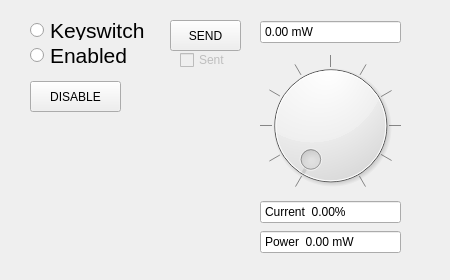
<?xml version="1.0" encoding="UTF-8"?>
<ui version="4.0">
 <class>Form</class>
 <widget class="QWidget" name="Form">
  <property name="geometry">
   <rect>
    <x>0</x>
    <y>0</y>
    <width>450</width>
    <height>280</height>
   </rect>
  </property>
  <property name="minimumSize">
   <size>
    <width>450</width>
    <height>280</height>
   </size>
  </property>
  <property name="maximumSize">
   <size>
    <width>450</width>
    <height>280</height>
   </size>
  </property>
  <property name="font">
   <font>
    <weight>50</weight>
    <bold>false</bold>
   </font>
  </property>
  <property name="windowTitle">
   <string>Form</string>
  </property>
  <widget class="QRadioButton" name="EnableSwitch">
   <property name="geometry">
    <rect>
     <x>30</x>
     <y>40</y>
     <width>121</width>
     <height>31</height>
    </rect>
   </property>
   <property name="minimumSize">
    <size>
     <width>0</width>
     <height>31</height>
    </size>
   </property>
   <property name="font">
    <font>
     <pointsize>16</pointsize>
    </font>
   </property>
   <property name="text">
    <string>Enabled</string>
   </property>
   <property name="iconSize">
    <size>
     <width>16</width>
     <height>16</height>
    </size>
   </property>
   <property name="checkable">
    <bool>false</bool>
   </property>
   <property name="checked">
    <bool>false</bool>
   </property>
   <property name="autoExclusive">
    <bool>false</bool>
   </property>
  </widget>
  <widget class="QRadioButton" name="Keyswitch">
   <property name="enabled">
    <bool>true</bool>
   </property>
   <property name="geometry">
    <rect>
     <x>30</x>
     <y>20</y>
     <width>121</width>
     <height>20</height>
    </rect>
   </property>
   <property name="font">
    <font>
     <pointsize>16</pointsize>
    </font>
   </property>
   <property name="mouseTracking">
    <bool>true</bool>
   </property>
   <property name="text">
    <string>Keyswitch</string>
   </property>
   <property name="checkable">
    <bool>false</bool>
   </property>
   <property name="autoRepeat">
    <bool>false</bool>
   </property>
   <property name="autoExclusive">
    <bool>false</bool>
   </property>
  </widget>
  <widget class="QDoubleSpinBox" name="CurrentBox">
   <property name="geometry">
    <rect>
     <x>260</x>
     <y>200</y>
     <width>141</width>
     <height>24</height>
    </rect>
   </property>
   <property name="readOnly">
    <bool>true</bool>
   </property>
   <property name="buttonSymbols">
    <enum>QAbstractSpinBox::NoButtons</enum>
   </property>
   <property name="prefix">
    <string>Current  </string>
   </property>
   <property name="suffix">
    <string>%</string>
   </property>
   <property name="maximum">
    <double>100.000000000000000</double>
   </property>
  </widget>
  <widget class="QDoubleSpinBox" name="Power">
   <property name="geometry">
    <rect>
     <x>260</x>
     <y>20</y>
     <width>141</width>
     <height>24</height>
    </rect>
   </property>
   <property name="palette">
    <palette>
     <active>
      <colorrole role="Highlight">
       <brush brushstyle="SolidPattern">
        <color alpha="255">
         <red>255</red>
         <green>255</green>
         <blue>255</blue>
        </color>
       </brush>
      </colorrole>
      <colorrole role="HighlightedText">
       <brush brushstyle="SolidPattern">
        <color alpha="255">
         <red>0</red>
         <green>0</green>
         <blue>0</blue>
        </color>
       </brush>
      </colorrole>
     </active>
     <inactive>
      <colorrole role="Highlight">
       <brush brushstyle="SolidPattern">
        <color alpha="255">
         <red>255</red>
         <green>255</green>
         <blue>255</blue>
        </color>
       </brush>
      </colorrole>
      <colorrole role="HighlightedText">
       <brush brushstyle="SolidPattern">
        <color alpha="255">
         <red>0</red>
         <green>0</green>
         <blue>0</blue>
        </color>
       </brush>
      </colorrole>
     </inactive>
     <disabled>
      <colorrole role="Highlight">
       <brush brushstyle="SolidPattern">
        <color alpha="255">
         <red>145</red>
         <green>145</green>
         <blue>145</blue>
        </color>
       </brush>
      </colorrole>
      <colorrole role="HighlightedText">
       <brush brushstyle="SolidPattern">
        <color alpha="255">
         <red>0</red>
         <green>0</green>
         <blue>0</blue>
        </color>
       </brush>
      </colorrole>
     </disabled>
    </palette>
   </property>
   <property name="font">
    <font>
     <weight>50</weight>
     <bold>false</bold>
     <strikeout>false</strikeout>
    </font>
   </property>
   <property name="alignment">
    <set>Qt::AlignLeading|Qt::AlignLeft|Qt::AlignVCenter</set>
   </property>
   <property name="buttonSymbols">
    <enum>QAbstractSpinBox::NoButtons</enum>
   </property>
   <property name="suffix">
    <string> mW</string>
   </property>
   <property name="maximum">
    <double>5000.000000000000000</double>
   </property>
  </widget>
  <widget class="QRotaryEncoder" name="PowerDial">
   <property name="geometry">
    <rect>
     <x>260</x>
     <y>40</y>
     <width>141</width>
     <height>171</height>
    </rect>
   </property>
   <property name="minimumSize">
    <size>
     <width>100</width>
     <height>95</height>
    </size>
   </property>
   <property name="font">
    <font>
     <weight>50</weight>
     <bold>false</bold>
    </font>
   </property>
   <property name="maximum">
    <number>300</number>
   </property>
   <property name="wrapping">
    <bool>false</bool>
   </property>
   <property name="notchTarget">
    <double>30.000000000000000</double>
   </property>
   <property name="notchesVisible">
    <bool>true</bool>
   </property>
  </widget>
  <widget class="QDoubleSpinBox" name="ActualPower">
   <property name="geometry">
    <rect>
     <x>260</x>
     <y>230</y>
     <width>141</width>
     <height>24</height>
    </rect>
   </property>
   <property name="palette">
    <palette>
     <active>
      <colorrole role="Highlight">
       <brush brushstyle="SolidPattern">
        <color alpha="255">
         <red>255</red>
         <green>255</green>
         <blue>255</blue>
        </color>
       </brush>
      </colorrole>
      <colorrole role="HighlightedText">
       <brush brushstyle="SolidPattern">
        <color alpha="255">
         <red>0</red>
         <green>0</green>
         <blue>0</blue>
        </color>
       </brush>
      </colorrole>
     </active>
     <inactive>
      <colorrole role="Highlight">
       <brush brushstyle="SolidPattern">
        <color alpha="255">
         <red>255</red>
         <green>255</green>
         <blue>255</blue>
        </color>
       </brush>
      </colorrole>
      <colorrole role="HighlightedText">
       <brush brushstyle="SolidPattern">
        <color alpha="255">
         <red>0</red>
         <green>0</green>
         <blue>0</blue>
        </color>
       </brush>
      </colorrole>
     </inactive>
     <disabled>
      <colorrole role="Highlight">
       <brush brushstyle="SolidPattern">
        <color alpha="255">
         <red>145</red>
         <green>145</green>
         <blue>145</blue>
        </color>
       </brush>
      </colorrole>
      <colorrole role="HighlightedText">
       <brush brushstyle="SolidPattern">
        <color alpha="255">
         <red>0</red>
         <green>0</green>
         <blue>0</blue>
        </color>
       </brush>
      </colorrole>
     </disabled>
    </palette>
   </property>
   <property name="alignment">
    <set>Qt::AlignLeading|Qt::AlignLeft|Qt::AlignVCenter</set>
   </property>
   <property name="readOnly">
    <bool>true</bool>
   </property>
   <property name="buttonSymbols">
    <enum>QAbstractSpinBox::NoButtons</enum>
   </property>
   <property name="prefix">
    <string>Power  </string>
   </property>
   <property name="suffix">
    <string> mW</string>
   </property>
   <property name="maximum">
    <double>5000.000000000000000</double>
   </property>
  </widget>
  <widget class="QPushButton" name="SendPower">
   <property name="geometry">
    <rect>
     <x>170</x>
     <y>20</y>
     <width>71</width>
     <height>31</height>
    </rect>
   </property>
   <property name="text">
    <string>SEND</string>
   </property>
  </widget>
  <widget class="QCheckBox" name="sentCheck">
   <property name="enabled">
    <bool>false</bool>
   </property>
   <property name="geometry">
    <rect>
     <x>180</x>
     <y>50</y>
     <width>87</width>
     <height>20</height>
    </rect>
   </property>
   <property name="text">
    <string>Sent</string>
   </property>
   <property name="checkable">
    <bool>true</bool>
   </property>
   <property name="tristate">
    <bool>false</bool>
   </property>
  </widget>
  <widget class="QPushButton" name="Disable">
   <property name="geometry">
    <rect>
     <x>30</x>
     <y>81</y>
     <width>91</width>
     <height>31</height>
    </rect>
   </property>
   <property name="text">
    <string>DISABLE</string>
   </property>
  </widget>
 </widget>
 <customwidgets>
  <customwidget>
   <class>QRotaryEncoder</class>
   <extends>QDial</extends>
   <header>QInstrument.widgets.QRotaryEncoder</header>
   <slots>
    <signal>stepUp()</signal>
    <signal>stepDown()</signal>
   </slots>
  </customwidget>
 </customwidgets>
 <resources/>
 <connections/>
</ui>
